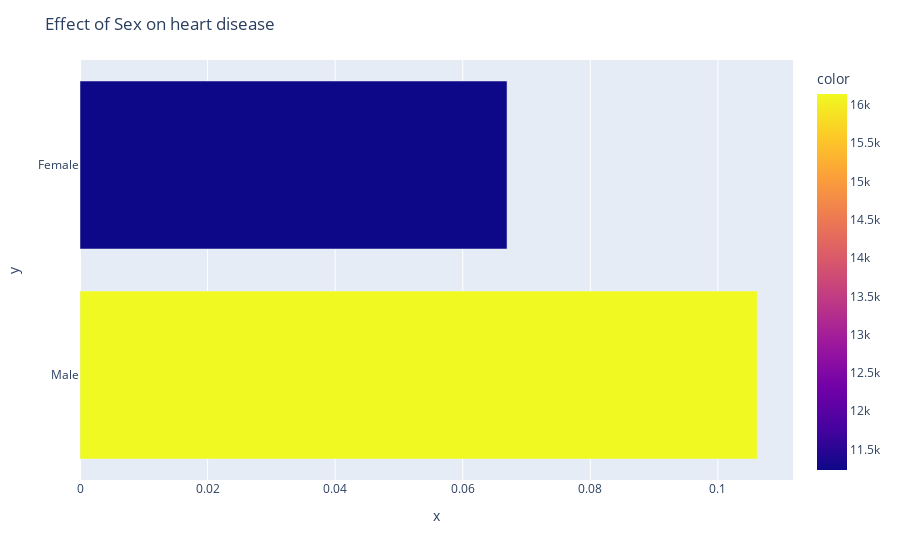

The code cell stored with this chart in its notebook:
### Markdown cell above
### Sex and HeartDisease

### Code cell
A0=['Male','Female']
B0=[] 
C0=[]
for a in A0:
    x=df.loc[(df['Sex']==a),:].loc[df['HeartDisease']=='Yes'].count()['HeartDisease']
    y=df.loc[(df['Sex'] ==a),].count()['HeartDisease']
    B0+=[x/y]
    C0+=[x]
fig = go.Figure()


fig=px.bar(A0,B0,color=C0,y=A0)
fig.update_layout(title_text="Effect of Sex on heart disease")
fig.show()
fig.write_image("./Images/dataSexVs.png")

### Figure 1 — Plotly figure (JSON) as saved in the notebook; plotly's stock layout.template omitted (floating-point values rounded to 4 significant figures)
{"data": [{"alignmentgroup": "True", "hovertemplate": "x=%{x}<br>y=%{y}<br>color=%{marker.color}<extra></extra>", "legendgroup": "", "marker": {"color": [16139, 11234], "coloraxis": "coloraxis", "pattern": {"shape": ""}}, "name": "", "offsetgroup": "", "orientation": "h", "showlegend": false, "textposition": "auto", "type": "bar", "x": [0.1062, 0.06695], "xaxis": "x", "y": ["Male", "Female"], "yaxis": "y"}], "layout": {"barmode": "relative", "coloraxis": {"colorbar": {"title": {"text": "color"}}, "colorscale": [[0, "#0d0887"], [0.1111, "#46039f"], [0.2222, "#7201a8"], [0.3333, "#9c179e"], [0.4444, "#bd3786"], [0.5556, "#d8576b"], [0.6667, "#ed7953"], [0.7778, "#fb9f3a"], [0.8889, "#fdca26"], [1, "#f0f921"]]}, "legend": {"tracegroupgap": 0}, "margin": {"t": 60}, "title": {"text": "Effect of Sex on heart disease"}, "xaxis": {"anchor": "y", "domain": [0, 1], "title": {"text": "x"}}, "yaxis": {"anchor": "x", "domain": [0, 1], "title": {"text": "y"}}}}
